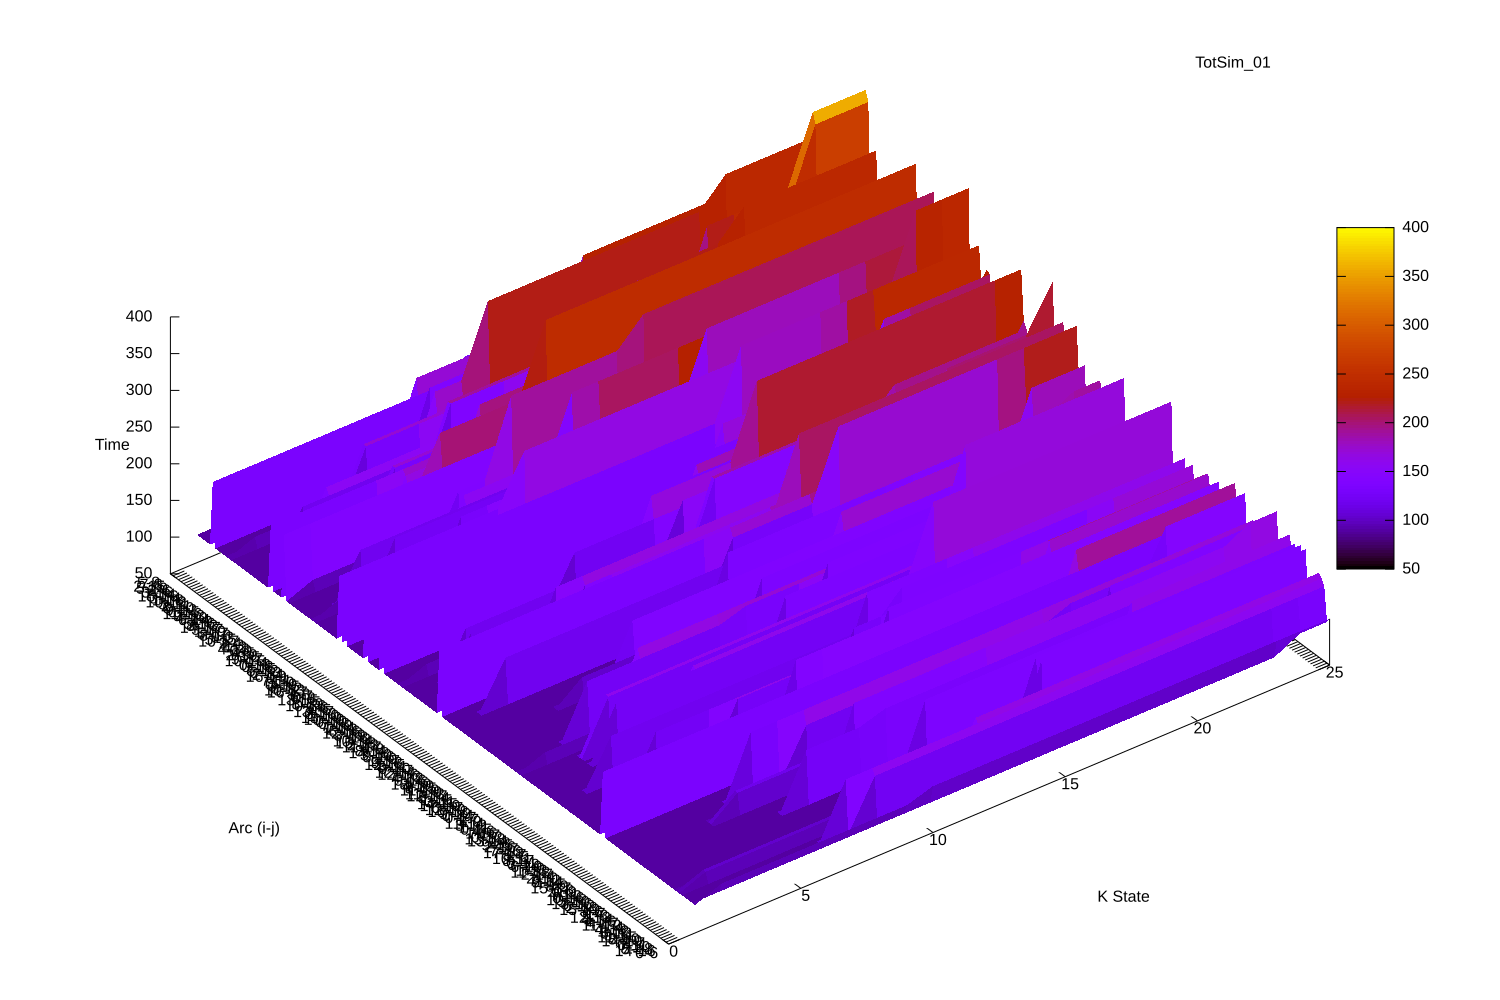

gnuplot code for this plot:
set terminal svg size 1500,1000
set output "TotSim_01_arcDistr3D.svg"
set key
set datafile separator ","
set xlabel "Arc (i-j)"
set ylabel "K State"
set zlabel "Time"
set view 29,53
set hidden3d
set xyplane 0
splot 'TotSim_01_arcDistr3D.csv' using 1:3:4:xticlabels(2) with pm3d title "TotSim_01"
